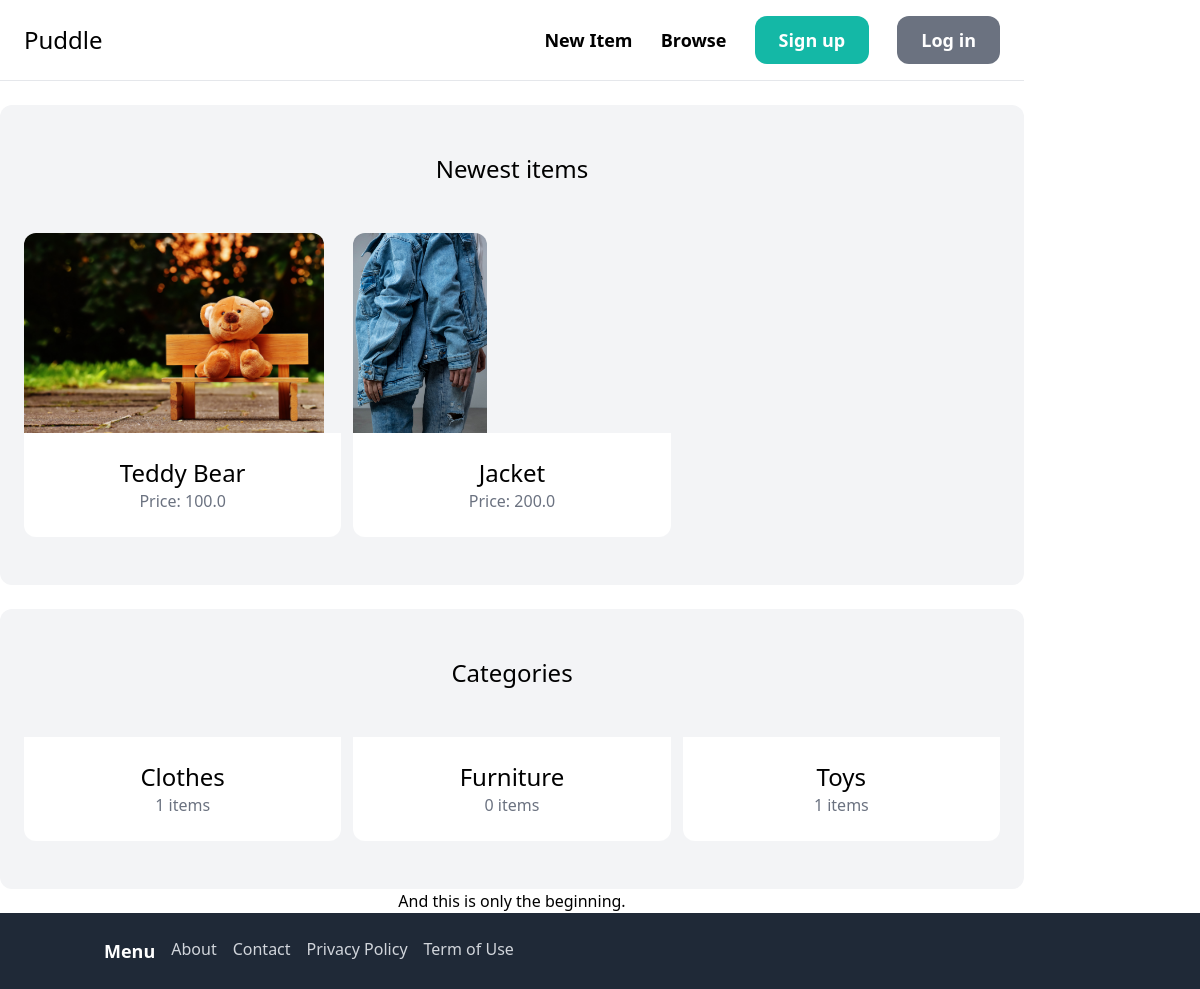
The app's page /, older data.
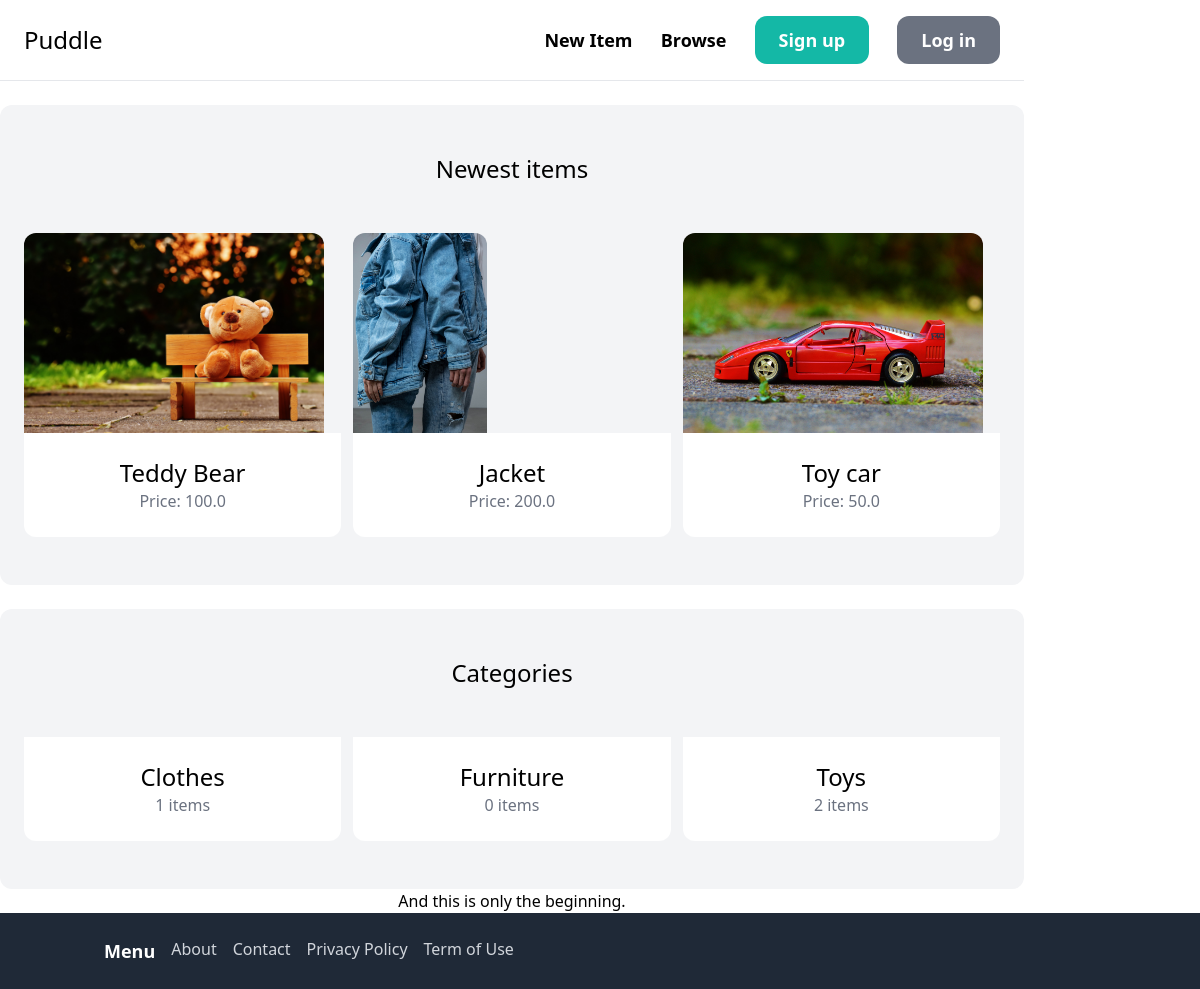
The same page, newer data.
### item/models.py (models this page shows, shortened)
class Item(models.Model):
    category = models.ForeignKey(Category, related_name='items', on_delete=models.CASCADE)
    name = models.CharField(max_length=255)
    description = models.TextField(blank=True, null=True)
    price = models.FloatField()
    image = models.ImageField(upload_to='item_images', blank=True, null=True)
    is_sold = models.BooleanField(default=False)
    created_by = models.ForeignKey(User, related_name='items', on_delete=models.CASCADE)
    created_at = models.DateTimeField(auto_now_add=True)

class Category(models.Model):
    name = models.CharField(max_length=255)
    class Meta:
        ordering = ('name',)
        verbose_name_plural = 'Categories'

### core/views.py (the view)
# urls.py: path('', views.index, name='index'),
def index(request):
     items = Item.objects.filter(is_sold=False)[0:6]
     categories = Category.objects.all()
     return render(request, 'core/index.html', {
          'categories': categories,
          'items': items,
     })

### core/templates/core/index.html (shortened to what this page needs)
{% extends 'core/base.html' %}
{% block content %}
    <div class="mt-6 px-6 py-12 bg-gray-100 rounded-xl">
        <h2 class="mb-12 text-2xl text-center">Newest items</h2>
        <div class="grid grid-cols-3 gap-3">
            {% for item in items %}
            <div>
                <a href="{% url 'item:detail' item.id %}">
                    <div>
                        <img src="{{ item.image.url }}" class="rounded-t-xl" style="max-height: 200px;">
                    </div>
                    <div class="p-6 bg-white rounded-b-xl">
                        <h2 class="text-2xl">{{ item.name }}</h2>
                        <p class="text-gray-500">Price: {{ item.price }}</p>
                    </div>
                </a>
            </div>
            {% endfor %}
        </div>
    </div>
    <div class="mt-6 px-6 py-12 bg-gray-100 rounded-xl">
        <h2 class="mb-12 text-2xl text-center">Categories</h2>
        <div class="grid grid-cols-3 gap-3">
            {% for category in categories %}
            <div>
                <a href="#">
                    <div class="p-6 bg-white rounded-b-xl">
                        <h2 class="text-2xl">{{ category.name }}</h2>
                        <p class="text-gray-500">{{ category.items.count }} items</p>
                    </div>
                </a>
            </div>
            {% endfor %}
        </div>
    </div>
{% endblock %}

Row changes from the older to the newer data that the page shows:
added Item: image (picture), name "Toy car", price "50.0"
computed for Category "Toys": items.count "1" → "2"
